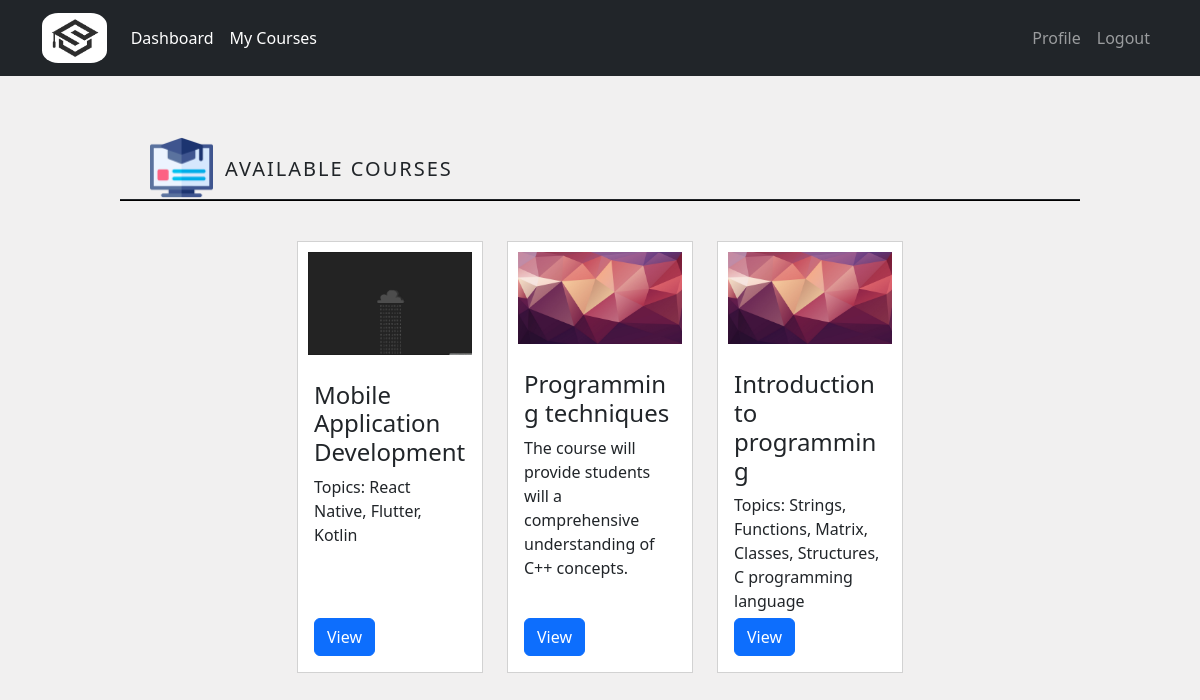
Before: /courses/my_courses (signed in) with the older database file.
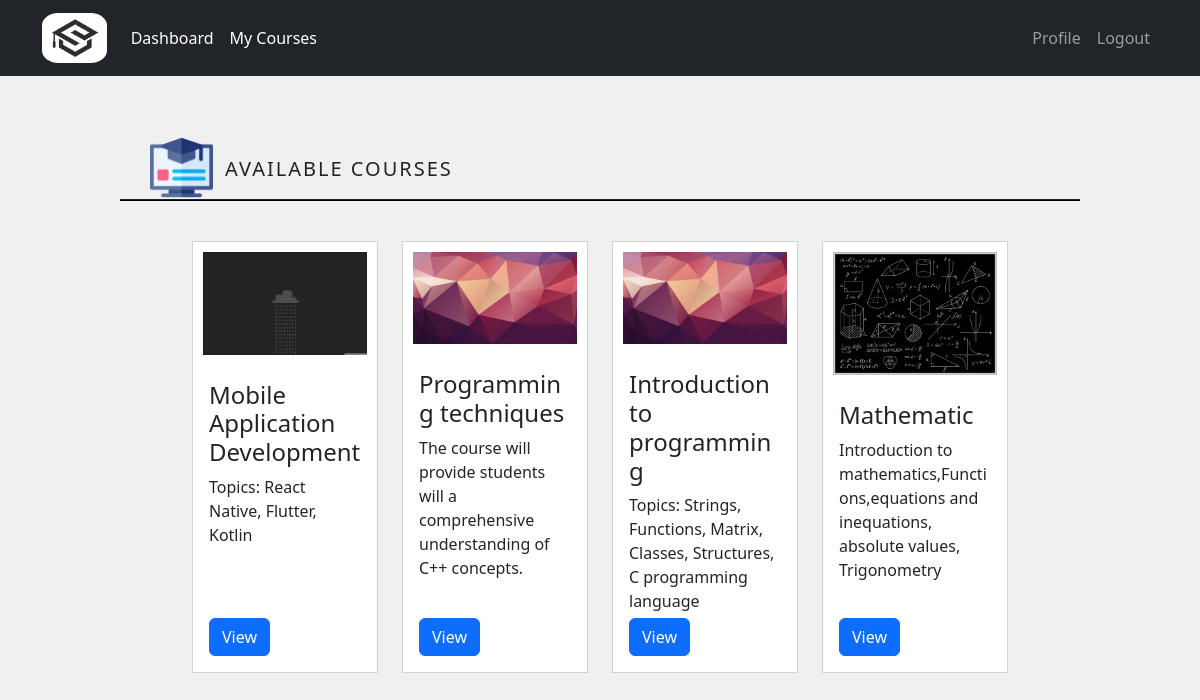
After: the same page with the newer database file.
### courses/models.py (models this page shows, shortened)
class Course(models.Model):
    name = models.CharField(max_length=50)
    summary = models.CharField(max_length=500)
    image = models.ImageField(upload_to="courses_images",default="courses_images/default.jpg",blank=True)
    overview = models.TextField(null=True,blank=True)
    max_students = models.IntegerField(default=100)
    student_number = models.IntegerField(default=0)

### courses/views.py (the view)
# urls.py: path('my_courses',views.my_courses,name='my_courses'),
@login_required
def my_courses(request):
   if request.user.is_tutor:
      return HttpResponse('<html><body><h2 style="font-weight: lighter">Your do not have access to view this page!</h2><body></html>')
   student_courses = StudentCourse.objects.filter(student=request.user.Student)
   courses=[x.course for x in student_courses]
   return render(request,"courses/all_courses.html",{'all_courses':courses})

### templates/courses/all_courses.html
{% extends 'courses/dashboard.html' %}
{% block content_courses %}
{% load static %}
<div style="margin-left: auto; margin-right: auto; width:75%; margin-top: 5%; position: relative;">
  <img class="col-sm-4 col-md-4 col-lg-4" src="{% static 'img/course.png' %}"
       style="width:7%;">
  <div class="col-sm-8 col-md-8 col-lg-8 availableCourses">
    <h5 class="title">AVAILABLE COURSES</h5>
  </div>
</div>
<hr style="width: 80%; margin-left: auto; margin-right: auto; background-color: black;
           opacity: 1; margin-top: 0; height: 2px;">
    <div class="container coursesBox">
        <div class="row centerCourses equal">
        {% if all_courses %}
        {% for course in all_courses %}
        <div class="cols-sm-6 col-md-4 col-lg-3" style="margin-bottom: 2%;">
          <div class="card" style="max-width: 300px; min-width: 100px; border-radius: 0px; height: 100%;">
            <img class="card-img-top" src="{{ course.image.url }}" alt="Card image" style="width: 100%;padding: 10px;">
            <div class="card-body" style="display: flex; flex-direction: column; justify-content: space-between;">
              <div style="margin-bottom: 3%;">
                <h4 class="card-title">{{course.name}}</h4>
                <p class="card-text">{{course.summary}}</p>
              </div>
              <div>
                {% if user.is_student %}
                  <a href="{% url 'course' course_id=course.pk %}" class="btn btn-primary">View</a>
                {% else %}
                  <a href="{% url 'tutor_course' course_id=course.pk %}" class="btn btn-primary">View</a>
                {% endif%}
              </div>
            </div>
          </div>
        </div>
        {% endfor %}
        {% else %}
        <h2 style="text-align: center;">There are no courses yet!</h2>
        {% endif %}
    </div>
</div>
{% endblock %}

Changed rows visible on the page:
now on this page (row edited): Course: image (picture), name "Mathematic", summary "Introduction to mathematics,Functions,equations and inequations, absolute values, Trigonometry"
